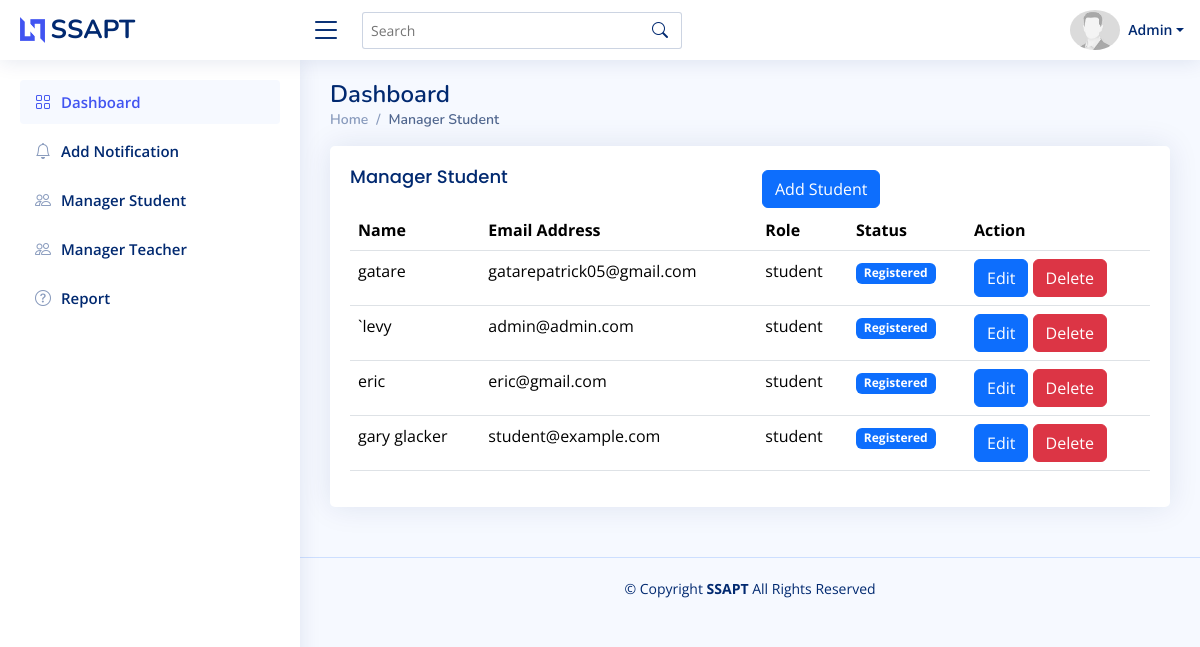
The page /Dashboard/Admin/manager_student.php (signed in) on the database its author committed.
### tables this page shows
CREATE TABLE `users` (
  `id` int(11) NOT NULL,
  `name` varchar(100) NOT NULL,
  `email` varchar(100) NOT NULL,
  `password` varchar(255) NOT NULL,
  `role` enum('admin','teacher','student') NOT NULL
);

CREATE TABLE `student` (
  `id` int(11) NOT NULL,
  `name` varchar(255) NOT NULL,
  `email` varchar(255) NOT NULL,
  `role` varchar(255) NOT NULL,
  `password` varchar(255) NOT NULL
);

### Dashboard/Admin/manager_student.php (the view, shortened to what this page needs)
<!DOCTYPE html>
<html lang="en">
<head>
  <link href="../../assets/vendor/bootstrap/css/bootstrap.min.css" rel="stylesheet">
  <link href="../../assets/vendor/bootstrap-icons/bootstrap-icons.css" rel="stylesheet">
  <link href="../../assets/css/style.css" rel="stylesheet">
</head>
<body>
 <?php
    include ("components/header.php");
    ?>
  <main id="main" class="main">
    <div class="pagetitle">
      <h1>Dashboard</h1>
      <nav>
        <ol class="breadcrumb">
          <li class="breadcrumb-item"><a href="index.html">Home</a></li>
          <li class="breadcrumb-item active">Manager Student</li>
        </ol>
      </nav>
    </div>
    <section class="section dashboard">
        <div class="col-lg-12">
            <div class="card">
              <div class="card-body">
                <div class="row">
                    <div class="col-6">
                        <h5 class="card-title ">Manager Student</h5>
                    </div>
                    <div class="col-6 mt-4">
                        <a href="add_student.php" class="btn btn-primary">Add Student</a>
                    </div>
                </div>
                <table class="table">
                    <tr>
                        <th>Name</th>
                        <th>Email Address</th>
                        <th>Role</th>
                        <th>Status</th>
                        <th>Action</th>
                    </tr>
                    <?php
                    $conn = mysqli_connect("localhost","root","","school");
                    $select ="SELECT * FROM `student` WHERE `role`='student'";
                    $query = mysqli_query($conn,$select);
                    while($row = mysqli_fetch_assoc($query)){
                    ?>
                    <tr>
                        <td><?php echo $row['name'];?></td>
                        <td><?php echo $row['email'];?></td>
                        <td><?php echo $row['role'];?></td>
                        <td>
                            <span class="badge bg-primary">Registered</span>
                        </td>
                        <td>
                            <a href="edit_student.php?user_id=<?php echo $row['id'];?>" class="btn btn-primary">Edit</a>
                            <a href="delete_student.php?delete_id=<?php echo $row['id'];?>" class="btn btn-danger">Delete</a>
                        </td>
                    </tr>
                    <?php }?>
                </table>
              </div>
            </div>
        </div>
    </section>
  </main>
  <footer id="footer" class="footer">
    <div class="copyright">
      &copy; Copyright <strong><span>SSAPT  </span></strong> All Rights Reserved
    </div>
  </footer>
</body>
</html>

### Dashboard/Admin/components/header.php (shortened to what this page needs)
<header id="header" class="header fixed-top d-flex align-items-center">
<div class="d-flex align-items-center justify-content-between">
  <a href="index.html" class="logo d-flex align-items-center">
    <img src="../../assets/img/logo.png" alt="">
    <span class="d-none d-lg-block">SSAPT</span>
  </a>
  <i class="bi bi-list toggle-sidebar-btn"></i>
</div>
<div class="search-bar">
  <form class="search-form d-flex align-items-center" method="POST" action="#">
    <input type="text" name="query" placeholder="Search" title="Enter search keyword">
    <button type="submit" title="Search"><i class="bi bi-search"></i></button>
  </form>
</div>
<nav class="header-nav ms-auto">
  <ul class="d-flex align-items-center">
    <li class="nav-item dropdown pe-3">
    <?php
            $conn = mysqli_connect("localhost","root","","school");
            $userid = $_SESSION['account'];
            $select ="SELECT * FROM `users` WHERE `email` ='$userid'";
            $query = mysqli_query($conn,$select);
            while($row = mysqli_fetch_assoc($query)){
            ?>
      <a class="nav-link nav-profile d-flex align-items-center pe-0" href="#" data-bs-toggle="dropdown">
        <img src="../../assets/img/profile-img.jpeg" alt="Profile" class="rounded-circle">
        <span class="d-none d-md-block dropdown-toggle ps-2"><?php echo $row['name'];?></span>
      </a>
           <?php }?>
    </li>
  </ul>
</nav>
</header>
<aside id="sidebar" class="sidebar">
<ul class="sidebar-nav" id="sidebar-nav">
  <li class="nav-item">
    <a class="nav-link " href="index.php">
      <i class="bi bi-grid"></i>
      <span>Dashboard</span>
    </a>
  </li>
  <li class="nav-item">
    <a class="nav-link collapsed" href="notification.php">
      <i class="bi bi-bell"></i>
      <span>Add Notification</span>
    </a>
  </li>
  <li class="nav-item">
    <a class="nav-link collapsed" href="manager_student.php">
      <i class="bi bi-people"></i>
      <span>Manager Student</span>
    </a>
  </li>
  <li class="nav-item">
    <a class="nav-link collapsed" href="manager_teacher.php">
      <i class="bi bi-people"></i>
      <span>Manager Teacher</span>
    </a>
  </li>
  <li class="nav-item">
    <a class="nav-link collapsed" href="report.php">
      <i class="bi bi-question-circle"></i>
      <span>Report</span>
    </a>
  </li>
</ul>
</aside>

### assets/css/style.css (style rules this page uses)
:root { scroll-behavior: smooth; }
body { font-family: "Open Sans", sans-serif; background: #f6f9ff; color: #444444; }
a { color: #4154f1; text-decoration: none; }
h1, h2, h3, h4, h5, h6 { font-family: "Nunito", sans-serif; }
#main { margin-top: 60px; padding: 20px 30px; transition: all 0.3s; }
.pagetitle { margin-bottom: 10px; }
.pagetitle h1 { font-size: 24px; margin-bottom: 0; font-weight: 600; color: #012970; }
.card { margin-bottom: 30px; border: none; border-radius: 5px; box-shadow: 0px 0 30px rgba(1, 41, 112, 0.1); }
.card-title { padding: 20px 0 15px 0; font-size: 18px; font-weight: 500; color: #012970; font-family: "Poppins", sans-serif; }
.card-body { padding: 0 20px 20px 20px; }
.breadcrumb { font-size: 14px; font-family: "Nunito", sans-serif; color: #899bbd; font-weight: 600; }
.breadcrumb a { color: #899bbd; transition: 0.3s; }
.breadcrumb .breadcrumb-item::before { color: #899bbd; }
.breadcrumb .active { color: #51678f; font-weight: 600; }
.logo { line-height: 1; }
@media (min-width: 1200px) { .logo { width: 280px; } }
.logo img { max-height: 26px; margin-right: 6px; }
.logo span { font-size: 26px; font-weight: 700; color: #012970; font-family: "Nunito", sans-serif; }
.header { transition: all 0.5s; z-index: 997; height: 60px; box-shadow: 0px 2px 20px rgba(1, 41, 112, 0.1); background-color: #fff; padding-left: 20px; }
.header .toggle-sidebar-btn { font-size: 32px; padding-left: 10px; cursor: pointer; color: #012970; }
.header .search-bar { min-width: 360px; padding: 0 20px; }
.header .search-form { width: 100%; }
.header .search-form input { border: 0; font-size: 14px; color: #012970; border: 1px solid rgba(1, 41, 112, 0.2); padding: 7px 38px 7px 8px; border-radius: 3px; transition: 0.3s; width: 100%; }
.header .search-form button { border: 0; padding: 0; margin-left: -30px; background: none; }
.header .search-form button i { color: #012970; }
.header-nav ul { list-style: none; }
.header-nav>ul { margin: 0; padding: 0; }
.header-nav .nav-profile { color: #012970; }
.header-nav .nav-profile img { max-height: 40px; }
.header-nav .nav-profile span { font-size: 14px; font-weight: 600; }
.sidebar { position: fixed; top: 60px; left: 0; bottom: 0; width: 300px; z-index: 996; transition: all 0.3s; padding: 20px; overflow-y: auto; scrollbar-width: thin; scrollbar-color: #aab7cf transparent; box-shadow: 0px 0px 20px rgba(1, 41, 112, 0.1); background-color: #fff; }
@media (min-width: 1200px) { #main, #footer { margin-left: 300px; } }
.sidebar-nav { padding: 0; margin: 0; list-style: none; }
.sidebar-nav li { padding: 0; margin: 0; list-style: none; }
.sidebar-nav .nav-item { margin-bottom: 5px; }
.sidebar-nav .nav-link { display: flex; align-items: center; font-size: 15px; font-weight: 600; color: #4154f1; transition: 0.3; background: #f6f9ff; padding: 10px 15px; border-radius: 4px; }
.sidebar-nav .nav-link i { font-size: 16px; margin-right: 10px; color: #4154f1; }
.sidebar-nav .nav-link.collapsed { color: #012970; background: #fff; }
.sidebar-nav .nav-link.collapsed i { color: #899bbd; }
.footer { padding: 20px 0; font-size: 14px; transition: all 0.3s; border-top: 1px solid #cddfff; }
.footer .copyright { text-align: center; color: #012970; }

### rows shown on the page
users: name "Admin"
student: name "gatare", email "gatarepatrick05@gmail.com", role "student"
student: name "`levy", email "admin@admin.com", role "student"
student: name "eric", email "eric@gmail.com", role "student"
student: name "gary glacker", email "student@example.com", role "student"
